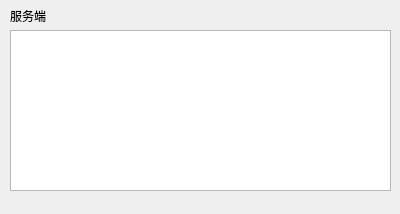
<?xml version="1.0" encoding="UTF-8"?>
<ui version="4.0">
 <class>Widget</class>
 <widget class="QWidget" name="Widget">
  <property name="geometry">
   <rect>
    <x>0</x>
    <y>0</y>
    <width>400</width>
    <height>214</height>
   </rect>
  </property>
  <property name="windowTitle">
   <string>服务端</string>
  </property>
  <property name="windowIcon">
   <iconset resource="image.qrc">
    <normaloff>:/image/server.png</normaloff>:/image/server.png</iconset>
  </property>
  <widget class="QLabel" name="label">
   <property name="geometry">
    <rect>
     <x>10</x>
     <y>10</y>
     <width>54</width>
     <height>12</height>
    </rect>
   </property>
   <property name="text">
    <string>服务端</string>
   </property>
  </widget>
  <widget class="QPlainTextEdit" name="plainTextEdit">
   <property name="enabled">
    <bool>true</bool>
   </property>
   <property name="geometry">
    <rect>
     <x>10</x>
     <y>30</y>
     <width>381</width>
     <height>161</height>
    </rect>
   </property>
   <property name="readOnly">
    <bool>true</bool>
   </property>
   <property name="overwriteMode">
    <bool>false</bool>
   </property>
   <property name="placeholderText">
    <string/>
   </property>
  </widget>
 </widget>
 <layoutdefault spacing="6" margin="11"/>
 <resources>
  <include location="image.qrc"/>
 </resources>
 <connections/>
</ui>
